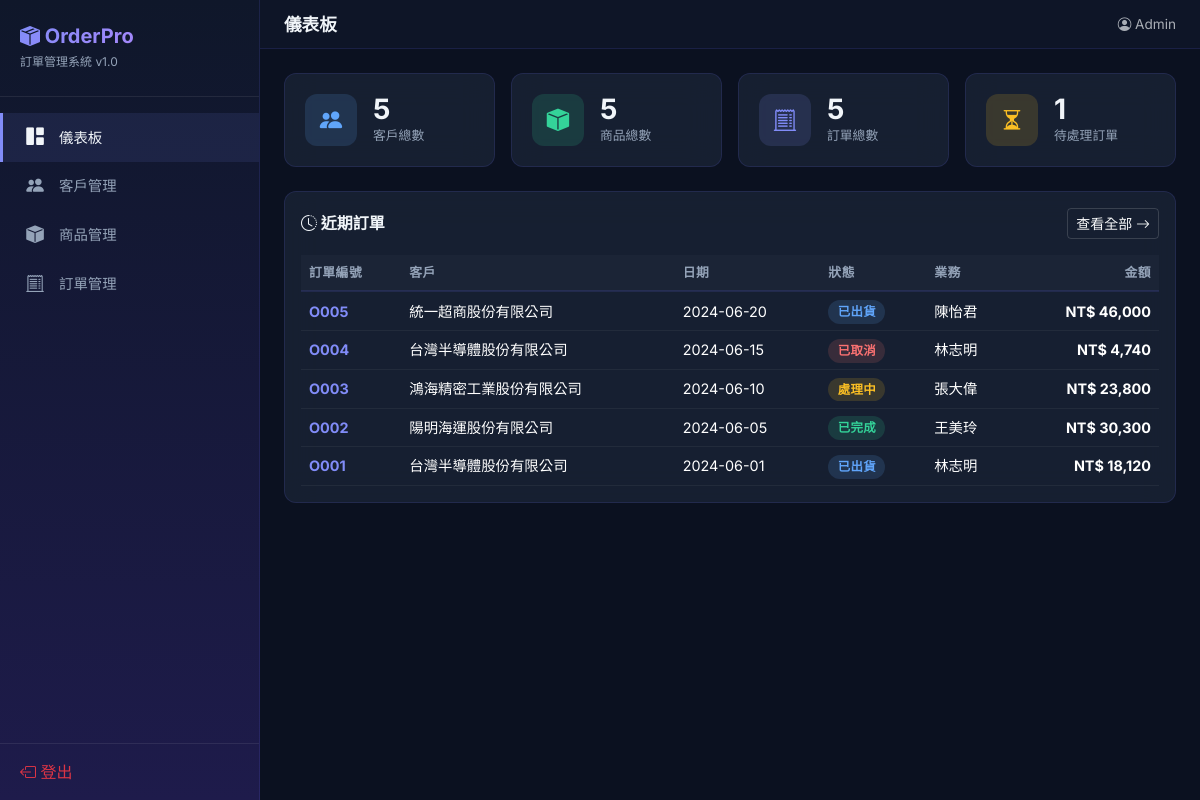
Page / (signed in) on the earlier database version.
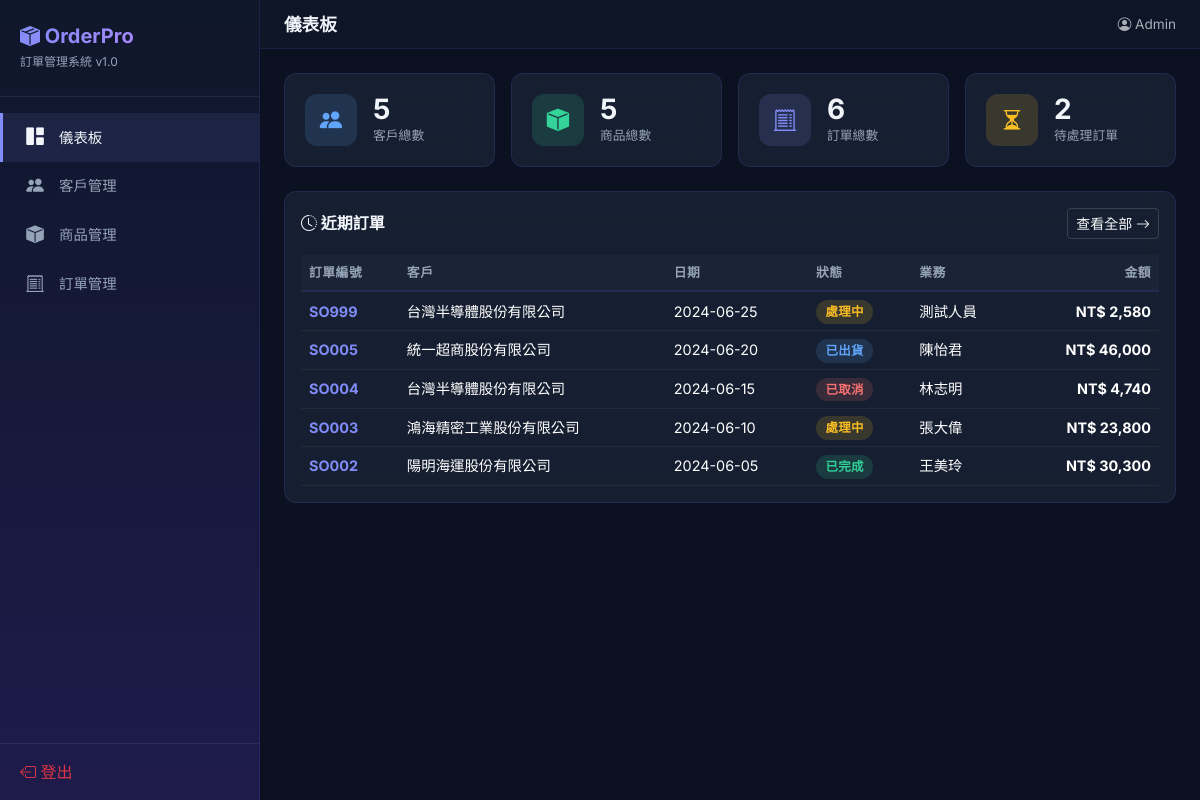
Same page on the later database version.
### tables this page shows
CREATE TABLE orders (
    訂單編號  TEXT PRIMARY KEY,
    客戶編號  TEXT NOT NULL,
    訂單日期  TEXT NOT NULL,
    狀態      TEXT NOT NULL DEFAULT '處理中',
    業務人員  TEXT,
    FOREIGN KEY (客戶編號) REFERENCES customer(客戶編號)
);

### app.py (the view)
@app.route('/')
@login_required
def dashboard():
    db = get_db()
    stats = {
        'customers': db.execute('SELECT COUNT(*) FROM customer').fetchone()[0],
        'products':  db.execute('SELECT COUNT(*) FROM product').fetchone()[0],
        'orders':    db.execute('SELECT COUNT(*) FROM orders').fetchone()[0],
        'pending':   db.execute('SELECT COUNT(*) FROM orders WHERE 狀態=?', ('處理中',)).fetchone()[0],
    }
    recent_orders = db.execute('''
        SELECT o.*, c.名稱 AS 客戶名稱,
               COALESCE(SUM(oi.數量 * oi.單價), 0) AS 訂單總額
        FROM orders o
        JOIN customer c ON o.客戶編號 = c.客戶編號
        LEFT JOIN order_item oi ON o.訂單編號 = oi.訂單編號
        GROUP BY o.訂單編號
        ORDER BY o.訂單日期 DESC
        LIMIT 5
    ''').fetchall()
    return render_template('dashboard.html', stats=stats, recent_orders=recent_orders)

### app.py (called while the page is built)
def get_db():
    if 'db' not in g:
        g.db = sqlite3.connect(DATABASE)
        g.db.row_factory = sqlite3.Row
        g.db.execute('PRAGMA foreign_keys = ON')
    return g.db

def login_required(f):
    @wraps(f)
    def decorated(*args, **kwargs):
        if not session.get('logged_in') or session.get('role') != 'admin':
            flash('請先以管理員身分登入系統', 'warning')
            return redirect(url_for('login'))
        return f(*args, **kwargs)
    return decorated

### templates/dashboard.html (shortened to what this page needs)
{% extends "base.html" %}
{% block page_title %}儀表板{% endblock %}
{% block content %}
<div class="row g-3 mb-4">
  <div class="col-xl-3 col-md-6">
    <div class="glass-card stat-card">
      <div class="stat-icon" style="background:rgba(96,165,250,0.15); color:#60a5fa;">
        <i class="bi bi-people-fill"></i>
      </div>
      <div>
        <div class="stat-value">{{ stats.customers }}</div>
        <div class="stat-label">客戶總數</div>
      </div>
    </div>
  </div>
  <div class="col-xl-3 col-md-6">
    <div class="glass-card stat-card">
      <div class="stat-icon" style="background:rgba(52,211,153,0.15); color:#34d399;">
        <i class="bi bi-box-fill"></i>
      </div>
      <div>
        <div class="stat-value">{{ stats.products }}</div>
        <div class="stat-label">商品總數</div>
      </div>
    </div>
  </div>
  <div class="col-xl-3 col-md-6">
    <div class="glass-card stat-card">
      <div class="stat-icon" style="background:rgba(129,140,248,0.15); color:#818cf8;">
        <i class="bi bi-receipt-cutoff"></i>
      </div>
      <div>
        <div class="stat-value">{{ stats.orders }}</div>
        <div class="stat-label">訂單總數</div>
      </div>
    </div>
  </div>
  <div class="col-xl-3 col-md-6">
    <div class="glass-card stat-card">
      <div class="stat-icon" style="background:rgba(251,191,36,0.15); color:#fbbf24;">
        <i class="bi bi-hourglass-split"></i>
      </div>
      <div>
        <div class="stat-value">{{ stats.pending }}</div>
        <div class="stat-label">待處理訂單</div>
      </div>
    </div>
  </div>
</div>
<div class="glass-card p-0">
  <div class="d-flex align-items-center justify-content-between p-3 pb-0">
    <h6 class="mb-0 fw-bold"><i class="bi bi-clock-history"></i> 近期訂單</h6>
    <a href="{{ url_for('orders') }}" class="btn btn-sm btn-outline-light">
      查看全部 <i class="bi bi-arrow-right"></i>
    </a>
  </div>
  <div class="table-responsive p-3">
    <table class="table table-dark-custom table-hover mb-0">
      <thead>
        <tr>
          <th>訂單編號</th>
          <th>客戶</th>
          <th>日期</th>
          <th>狀態</th>
          <th>業務</th>
          <th class="text-end">金額</th>
        </tr>
      </thead>
      <tbody>
        {% for o in recent_orders %}
        <tr style="cursor:pointer;" onclick="location.href='{{ url_for('order_detail', order_id=o['訂單編號']) }}'">
          <td class="fw-bold" style="color:var(--clr-primary)">{{ o['訂單編號'] }}</td>
          <td>{{ o['客戶名稱'] }}</td>
          <td>{{ o['訂單日期'] }}</td>
          <td>
            {% if o['狀態'] == '處理中' %}
              <span class="badge-status badge-processing">{{ o['狀態'] }}</span>
            {% elif o['狀態'] == '已出貨' %}
              <span class="badge-status badge-shipped">{{ o['狀態'] }}</span>
            {% elif o['狀態'] == '已完成' %}
              <span class="badge-status badge-completed">{{ o['狀態'] }}</span>
            {% else %}
              <span class="badge-status badge-cancelled">{{ o['狀態'] }}</span>
            {% endif %}
          </td>
          <td>{{ o['業務人員'] }}</td>
          <td class="text-end fw-bold">NT$ {{ '{:,.0f}'.format(o['訂單總額']) }}</td>
        </tr>
        {% endfor %}
      </tbody>
    </table>
  </div>
</div>
{% endblock %}

### templates/base.html (shortened to what this page needs)
<!DOCTYPE html>
<html lang="zh-TW" data-bs-theme="dark">
<head>
  <link href="https://cdn.jsdelivr.net/npm/bootstrap@5.3.3/dist/css/bootstrap.min.css" rel="stylesheet">
  <link href="https://cdn.jsdelivr.net/npm/bootstrap-icons@1.11.3/font/bootstrap-icons.min.css" rel="stylesheet">
</head>
<body>
<nav class="sidebar" id="sidebar">
  <div class="sidebar-brand">
    <h5><i class="bi bi-box-seam-fill"></i> OrderPro</h5>
    <small>訂單管理系統 v1.0</small>
  </div>
  <div class="sidebar-nav">
    <a class="nav-link {% if request.endpoint == 'dashboard' %}active{% endif %}"
       href="{{ url_for('dashboard') }}">
      <i class="bi bi-grid-1x2-fill"></i> 儀表板
    </a>
    <a class="nav-link {% if 'customer' in request.endpoint|default('') %}active{% endif %}"
       href="{{ url_for('customers') }}">
      <i class="bi bi-people-fill"></i> 客戶管理
    </a>
    <a class="nav-link {% if 'product' in request.endpoint|default('') %}active{% endif %}"
       href="{{ url_for('products') }}">
      <i class="bi bi-box-fill"></i> 商品管理
    </a>
    <a class="nav-link {% if 'order' in request.endpoint|default('') %}active{% endif %}"
       href="{{ url_for('orders') }}">
      <i class="bi bi-receipt-cutoff"></i> 訂單管理
    </a>
  </div>
  <div class="sidebar-footer">
    <a class="nav-link text-danger" href="{{ url_for('logout') }}">
      <i class="bi bi-box-arrow-left"></i> 登出
    </a>
  </div>
</nav>
<div class="main-content">
  <div class="top-bar">
    <div class="d-flex align-items-center gap-3">
      <h4>{% block page_title %}儀表板{% endblock %}</h4>
    </div>
    <div class="d-flex align-items-center gap-2">
      <span class="text-muted" style="font-size:0.85rem;">
        <i class="bi bi-person-circle"></i> {{ session.username|default('Admin') }}
      </span>
    </div>
  </div>
  <div class="page-body fade-in">
    {% block content %}{% endblock %}
  </div>
</div>
</body>
</html>

### templates/base.html (style rules this page uses)
:root { --sidebar-w: 260px; --clr-bg: #0b1120; --clr-sidebar: linear-gradient(180deg, #0f172a 0%, #1e1b4b 100%); --clr-card: rgba(30, 41, 59, 0.65); --clr-card-border: rgba(99, 102, 241, 0.15); --clr-primary: #818cf8; --clr-primary-hover: #6366f1; --clr-text: #f1f5f9; --clr-muted: #94a3b8; }
* { font-family: 'Inter', 'Noto Sans TC', sans-serif; }
body { background: var(--clr-bg); color: var(--clr-text); min-height: 100vh; }
.sidebar { width: var(--sidebar-w); min-height: 100vh; background: var(--clr-sidebar); position: fixed; left: 0; top: 0; z-index: 1000; border-right: 1px solid var(--clr-card-border); transition: transform 0.3s ease; display: flex; flex-direction: column; }
.sidebar-brand { padding: 1.5rem 1.25rem; border-bottom: 1px solid rgba(255,255,255,0.08); }
.sidebar-brand h5 { font-weight: 700; background: linear-gradient(135deg, #818cf8, #c084fc); -webkit-background-clip: text; -webkit-text-fill-color: transparent; margin: 0; }
.sidebar-brand small { color: var(--clr-muted); font-size: 0.75rem; }
.sidebar-nav { padding: 1rem 0; flex: 1; }
.sidebar-nav .nav-link { display: flex; align-items: center; gap: 0.75rem; padding: 0.7rem 1.25rem; color: var(--clr-muted); font-size: 0.9rem; font-weight: 500; border-radius: 0; transition: all 0.2s; border-left: 3px solid transparent; }
.sidebar-nav .nav-link:hover, .sidebar-nav .nav-link.active { color: var(--clr-text); background: rgba(129, 140, 248, 0.1); border-left-color: var(--clr-primary); }
.sidebar-nav .nav-link i { font-size: 1.1rem; width: 24px; text-align: center; }
.sidebar-footer { padding: 1rem 1.25rem; border-top: 1px solid rgba(255,255,255,0.08); }
.main-content { margin-left: var(--sidebar-w); min-height: 100vh; }
.top-bar { background: rgba(15, 23, 42, 0.8); backdrop-filter: blur(12px); border-bottom: 1px solid var(--clr-card-border); padding: 0.85rem 1.5rem; position: sticky; top: 0; z-index: 999; display: flex; align-items: center; justify-content: space-between; }
.top-bar h4 { margin: 0; font-weight: 600; font-size: 1.1rem; }
.page-body { padding: 1.5rem; }
.glass-card { background: var(--clr-card); backdrop-filter: blur(16px); border: 1px solid var(--clr-card-border); border-radius: 12px; transition: transform 0.2s, box-shadow 0.2s; }
.stat-card { padding: 1.25rem; display: flex; align-items: center; gap: 1rem; }
.stat-icon { width: 52px; height: 52px; border-radius: 12px; display: flex; align-items: center; justify-content: center; font-size: 1.4rem; }
.stat-value { font-size: 1.75rem; font-weight: 700; line-height: 1; }
.stat-label { font-size: 0.8rem; color: var(--clr-muted); margin-top: 0.2rem; }
.table-dark-custom { --bs-table-bg: transparent; --bs-table-hover-bg: rgba(129, 140, 248, 0.06); font-size: 0.9rem; }
.table-dark-custom thead th { background: rgba(30, 41, 59, 0.6); border-bottom: 2px solid var(--clr-card-border); font-weight: 600; font-size: 0.8rem; text-transform: uppercase; letter-spacing: 0.5px; color: var(--clr-muted); white-space: nowrap; }
.table-dark-custom td { vertical-align: middle; border-color: rgba(255,255,255,0.05); }
.badge-status { padding: 0.35em 0.75em; border-radius: 20px; font-weight: 600; font-size: 0.78rem; letter-spacing: 0.3px; }
.badge-processing { background: rgba(251, 191, 36, 0.15); color: #fbbf24; }
.badge-shipped { background: rgba(96, 165, 250, 0.15); color: #60a5fa; }
.badge-completed { background: rgba(52, 211, 153, 0.15); color: #34d399; }
.badge-cancelled { background: rgba(248, 113, 113, 0.15); color: #f87171; }
.btn-outline-light { border-color: rgba(255,255,255,0.15); font-weight: 500; }
.fade-in { animation: fadeIn 0.4s ease-out; }

Differences in the rows shown:
removed orders: 訂單編號 "O005", 客戶名稱 "統一超商股份有限公司", 訂單日期 "2024-06-20", 狀態 "已出貨", 業務人員 "陳怡君", 訂單總額 "46,000"
removed orders: 訂單編號 "O004", 客戶名稱 "台灣半導體股份有限公司", 訂單日期 "2024-06-15", 狀態 "已取消", 業務人員 "林志明", 訂單總額 "4,740"
removed orders: 訂單編號 "O003", 客戶名稱 "鴻海精密工業股份有限公司", 訂單日期 "2024-06-10", 狀態 "處理中", 業務人員 "張大偉", 訂單總額 "23,800"
removed orders: 訂單編號 "O002", 客戶名稱 "陽明海運股份有限公司", 訂單日期 "2024-06-05", 狀態 "已完成", 業務人員 "王美玲", 訂單總額 "30,300"
removed orders: 訂單編號 "O001", 客戶名稱 "台灣半導體股份有限公司", 訂單日期 "2024-06-01", 狀態 "已出貨", 業務人員 "林志明", 訂單總額 "18,120"
added orders: 訂單編號 "SO999", 客戶名稱 "台灣半導體股份有限公司", 訂單日期 "2024-06-25", 狀態 "處理中", 業務人員 "測試人員", 訂單總額 "2,580"
added orders: 訂單編號 "SO005", 客戶名稱 "統一超商股份有限公司", 訂單日期 "2024-06-20", 狀態 "已出貨", 業務人員 "陳怡君", 訂單總額 "46,000"
added orders: 訂單編號 "SO004", 客戶名稱 "台灣半導體股份有限公司", 訂單日期 "2024-06-15", 狀態 "已取消", 業務人員 "林志明", 訂單總額 "4,740"
added orders: 訂單編號 "SO003", 客戶名稱 "鴻海精密工業股份有限公司", 訂單日期 "2024-06-10", 狀態 "處理中", 業務人員 "張大偉", 訂單總額 "23,800"
added orders: 訂單編號 "SO002", 客戶名稱 "陽明海運股份有限公司", 訂單日期 "2024-06-05", 狀態 "已完成", 業務人員 "王美玲", 訂單總額 "30,300"
Other differences:
{{ stats.orders }}: "5" → "6"
{{ stats.pending }}: "1" → "2"
